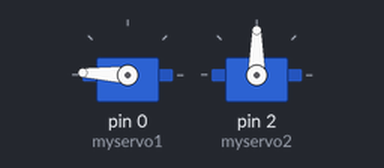
The sketch below on a simulated Arduino Uno, built with avr-gcc and run on an emulated ATmega328P. Parts: 2 × servo.

Above: at 0.05 s.
At 2.6 s:
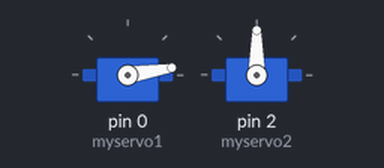
At 5.2 s:
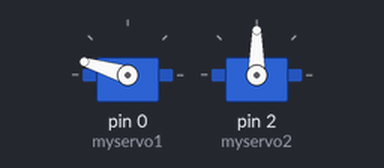
At 10.85 s:
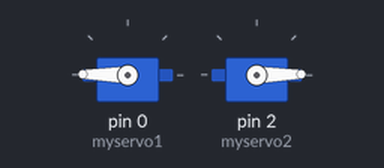
Timing chart, 0 to 14.1 s (numbered marks = the images above):
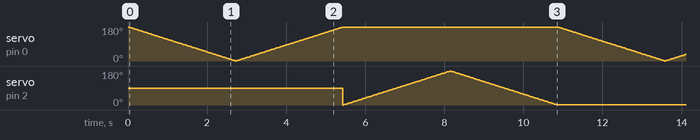

The sketch:

servo2.ino
```cpp
// rc_servo_sample1

#include <Servo.h>

Servo myservo1;
Servo myservo2;
//Servo myservo3;
//Servo myservo4;
//Servo myservo5;
//Servo myservo6;


int pos = 20;

void setup() {
  myservo1.attach( 0 );
  myservo2.attach( 2 );
  //myservo3.attach( 7 );
  //myservo4.attach( 6 );
  //myservo5.attach( 5 );
  //myservo6.attach( 4 );

}

void loop() {
  for ( pos = 180; pos > 0; pos -= 1 ) {
    myservo1.write( pos );
    delay( 15 );
  }

  for ( pos = 0; pos < 180; pos += 1 ) {
    myservo1.write( pos );
    delay( 15 );
  }


  for ( pos = 0; pos < 180; pos += 1 ) {
    myservo2.write( pos );
    delay( 15 );
  }

  for ( pos = 180; pos > 0; pos -= 1 ) {
    myservo2.write( pos );
    delay( 15 );
  }
}
```
